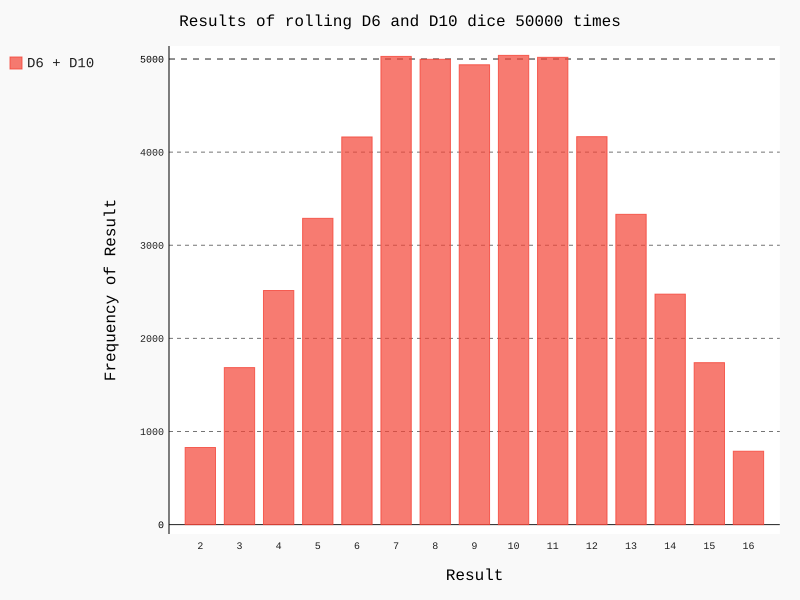

The Python source for this figure:
from die import Die
import pygal

# create two dice with 6 sides
die_1 = Die()
die_2 = Die(10)

# throw the die
results = []
for roll_num in range(50000):
	result = die_1.roll() + die_2.roll()
	results.append(result)
	
# analyze the results
frequencies = []
max_result = die_1.num_sides + die_2.num_sides

for value in range(2, max_result+1):
	frequency = results.count(value)
	frequencies.append(frequency)
	
#visualize the data
hist = pygal.Bar()

hist.title = "Results of rolling D6 and D10 dice 50000 times"
hist.x_labels = ['2', '3', '4', '5', '6', '7', '8', '9', '10', '11', '12',
				'13', '14', '15', '16']
hist.x_title = "Result"
hist.y_title = "Frequency of Result"

hist.add('D6 + D10', frequencies)
hist.render_to_file('die_visual.svg')
	
print(frequencies)
